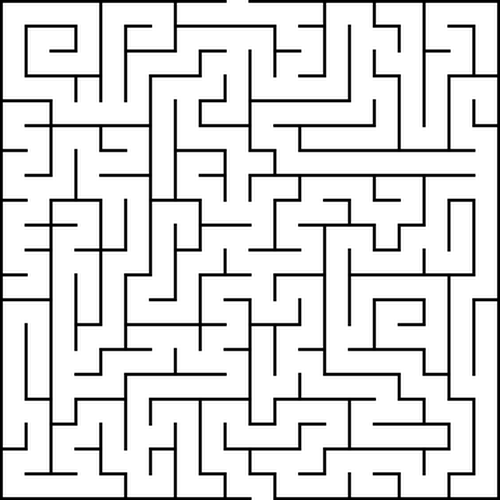
#> input picture laby.png, 500 x 500 px
$ python laplace.py
#> lines starting #> are read from the running program, lines starting #| are printed output that depends on the picture; after the words box and inside, x2 and y2 are one past the last pixel; in counts of white or black regions, pixels touching at a corner belong together
# -*- coding: utf-8 -*-
"""
Created on Tue Sep 22 12:32:35 2026

@author: Session
"""

import numpy as np
import matplotlib.pyplot as plt
from scipy.sparse import csc_array as csr
from scipy.sparse.linalg import spsolve, gmres, cg, splu
from tqdm import tqdm

def laplace_pot(domain, outside_value = 0, inside_value = 1, pot_in = 1., pot_out = -1.):
    """
    Calcul d'un écoulement irrotationnel en potentiel de vitesse sur base d'une matrice de domaine

    outside_value = valeur considérée hors domaine
    inside_value  = valeur considérée dans le domaine de calcul
    pot_in        = potentiel imposé en entrée
    pot_out       = potentiel imposé en sortie
    """
    # recherche de la zone permettant de circonscrir la zone hors domaine
    outside= np.where(domain==outside_value)
    i1 = outside[0].min()
    i2 = outside[0].max()
    j1 = outside[1].min()
    j2 = outside[1].max()

    # Restriction de la matrice à la zone utile
    domain=domain[i1:i2+1,j1:j2+1]

    # Recherche des coordonnées hors et dans le domaine
    outside= np.where(domain==outside_value)
    inside = np.where(domain==inside_value)

    # Nombre de points de calcul
    nb = len(inside[0])

    # Matrice de numérotation
    numb_vec  = np.arange(0, nb, dtype=np.int32)
    #   Utilisation d'un stockage CSR par facilité --> mais "lent" pour la recherche des voisins (environ 60x plus lent pour l'image d'exemple)
    # numbering = csr((numb_vec, (inside[0], inside[1])), shape=array.shape)
    #
    # Utilisation d'une matrice pleine --> plus "rapide" pour la recherche des voisins mais demande éventuellement plus de mémoire
    numbering = np.zeros(domain.shape, dtype=np.int32)
    numbering[inside] = numb_vec

    # Recherche des zones CL
    #  - amont : ligne supérieure
    #  - aval : ligne inférieure
    inlet  = np.where(domain[0,:]==inside_value)[0]
    outlet = np.where(domain[-1,:]==inside_value)[0]

    b  = np.zeros(nb)
    b[0:len(inlet)] = pot_in
    b[-len(outlet):]= pot_out

    # Remplissage de la matrice de poids en CSR
    # *****************************************
    # Création par "List comprehension"
    Aij_inlet  = [ [1., numbering[0 ,j], numbering[0  ,j  ]] for j in list(inlet)]
    Aij_outlet = [ [1., numbering[-1,j], numbering[-1 ,j  ]] for j in list(outlet)]

    Aij_top    = [ [1., numbering[i ,j], numbering[i-1,j  ]] for i,j in zip(inside[0], inside[1]) if i!=0 and i!=domain.shape[0]-1 if domain[i-1,j  ] == inside_value]
    Aij_bottom = [ [1., numbering[i ,j], numbering[i+1,j  ]] for i,j in zip(inside[0], inside[1]) if i!=0 and i!=domain.shape[0]-1 if domain[i+1,j  ] == inside_value]
    Aij_left   = [ [1., numbering[i ,j], numbering[i  ,j-1]] for i,j in zip(inside[0], inside[1]) if i!=0 and i!=domain.shape[0]-1 if domain[i  ,j-1] == inside_value]
    Aij_right  = [ [1., numbering[i ,j], numbering[i  ,j+1]] for i,j in zip(inside[0], inside[1]) if i!=0 and i!=domain.shape[0]-1 if domain[i  ,j+1] == inside_value]
    def count_neigh(i,j):
        count = 0
        if domain[i-1,j] == inside_value:
            count+=1
        if domain[i+1,j] == inside_value:
            count+=1
        if domain[i,j-1] == inside_value:
            count+=1
        if domain[i,j+1] == inside_value:
            count+=1

        return float(count)

    Aij_center = [ [-count_neigh(i,j), numbering[i,j], numbering[i,j]] for i,j in zip(inside[0], inside[1]) if i!=0 and i!=domain.shape[0]-1]

    A_parts = [Aij_inlet, Aij_outlet, Aij_left, Aij_right, Aij_bottom, Aij_top, Aij_center]
    A  = [cur[0] for cur_part in A_parts for cur in cur_part]
    ii = [cur[1] for cur_part in A_parts for cur in cur_part]
    jj = [cur[2] for cur_part in A_parts for cur in cur_part]

    # Création de la CSR sur base des vecteurs de valeurs et des indices de position
    csr_a = csr((A,(ii,jj)))

    # Résolution du système
    x = spsolve(csr_a,b)

    # Remplissage de la matrice de résultat sur base du vecteur x
    pot = np.zeros(domain.shape, dtype=np.float64)
    pot[inside] = x

    # Classification du domaine selon la convention
    #   - 0 = hors domaine
    #   - 1 = domaine intérieur
    #   - 2 = conditions limites
    domain[outside] = 0
    domain[inside]  = 1
    domain[0,inlet]   = 2
    domain[-1,outlet]  = 2

    #ajout d'un bord de 0 sur tout le pourtour
    new_dom = np.zeros((domain.shape[0]+2, domain.shape[1]+2), dtype=np.int32)
    new_dom[1:-1,1:-1] = np.int32(domain)
    new_pot = np.zeros((domain.shape[0]+2, domain.shape[1]+2), dtype=np.float64)
    new_pot[1:-1,1:-1] = pot


    return new_dom, new_pot

def compute(filepath:str, fileout:str = 'out'):
    # Import du module PIL pour lire n'importe quelle image
#> called with filepath = 'laby.png', fileout = 'out'
    from PIL import Image
    # Lecture d'une image
    im = Image.open(filepath)
#> im is the input picture: PIL image 500x500 RGBA; mean R, G, B, A 220.9, 220.9, 220.9, 255

    # Conversion de l'image en matrice Numpy
    array = np.asarray(im)[:,:,0].copy() # uniquement la composante R d'une image RGB --> à particulariser si l'image est pure N&B par exemple

    # La matrice contient des valeurs comprises entre 0 et 255

    # Filtrage du 'gris' --> image N&B
    #  seuil arbitraire à 200
    array[np.where(array<=200)]= 0
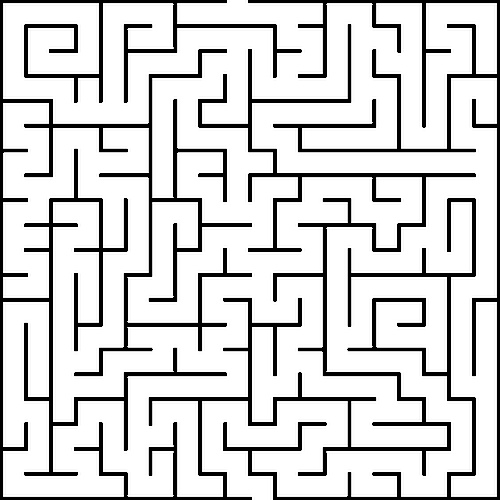
#> array: shape (500, 500); min 0, max 255, mean 212.2
    array[np.where(array>200)] = 1
#> array: shape (500, 500); values 0 (black) and 1 (white), 83.7% white; 2 black regions, box (x1, y1, x2, y2) and area: (0, 0, 476, 500) 28711, (223, 0, 500, 500) 12013

    # Calcul du laplacien du potentiel
    domain, pot = laplace_pot(array,
                            outside_value=0,
                            inside_value=1,
                            pot_in=100.,
                            pot_out=-100.)
#> in laplace_pot, `outside= np.where(domain==outside_value)`: outside = 40724 positions, rows 0 to 499, columns 0 to 499
#> in laplace_pot, `i1 = outside[0].min()`: i1 = 0
#> in laplace_pot, `i2 = outside[0].max()`: i2 = 499
#> in laplace_pot, `j1 = outside[1].min()`: j1 = 0
#> in laplace_pot, `j2 = outside[1].max()`: j2 = 499
#> in laplace_pot, `inside = np.where(domain==inside_value)`: inside = 209276 positions, rows 0 to 499, columns 3 to 496
#> in laplace_pot, `nb = len(inside[0])`: nb = 209276
#> in laplace_pot, `numbering[inside] = numb_vec`:
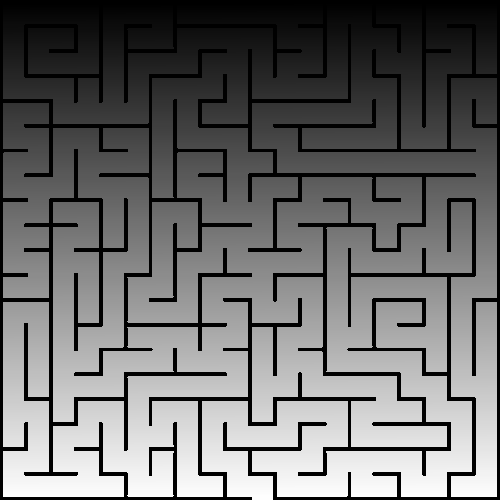
#> numbering: shape (500, 500) int32; min 0, max 209275, mean 87592.5; drawn with min black and max white
#> in laplace_pot, `inlet  = np.where(domain[0,:]==inside_value)[0]`: inlet = 21 values from 227 to 247
#> in laplace_pot, `outlet = np.where(domain[-1,:]==inside_value)[0]`: outlet = 21 values from 252 to 272
#> in laplace_pot, `Aij_inlet  = [ [1., numbering[0 ,j], numbering[0  ,j  ]] for j in list..`: Aij_inlet = [[1, 0, 0], [1, 1, 1], [1, 2, 2], [1, 3, 3], [1, 4, 4], [1, 5, 5], [1, 6, 6], [1, 7, 7], [1, 8, 8], [1, 9, 9], [1, 10, 10], [1, 11, 11], [1, 12, 12], [1, 13, 13], [1, 14, 14], [1, 15, 15], [1, 16, 16], [1, 17, 17], [1, 18, 18], [1, 19, 19], [1, 20, 20]]
#> in laplace_pot, `Aij_outlet = [ [1., numbering[-1,j], numbering[-1 ,j  ]] for j in list..`: Aij_outlet = 21 items, first 6: [1, 209255, 209255], [1, 209256, 209256], [1, 209257, 209257], [1, 209258, 209258], [1, 209259, 209259], [1, 209260, 209260]
#> in laplace_pot, `Aij_top    = [ [1., numbering[i ,j], numbering[i-1,j  ]] for i,j in zi..`: Aij_top = 204428 items
#> in laplace_pot, `Aij_left   = [ [1., numbering[i ,j], numbering[i  ,j-1]] for i,j in zi..`: Aij_left = 204055 items
#> in laplace_pot, `Aij_center = [ [-count_neigh(i,j), numbering[i,j], numbering[i,j]] for..`: Aij_center = 209234 items
#> in laplace_pot, `A  = [cur[0] for cur_part in A_parts for cur in cur_part]`: A = 1026242 items
#> in laplace_pot, `pot[inside] = x`:
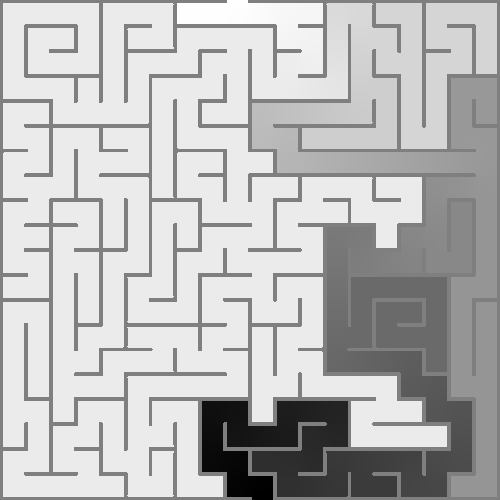
#> pot: shape (500, 500) float64; min -100, max 100, mean 47; drawn with min black and max white
#> in laplace_pot, `domain[0,inlet]   = 2`:
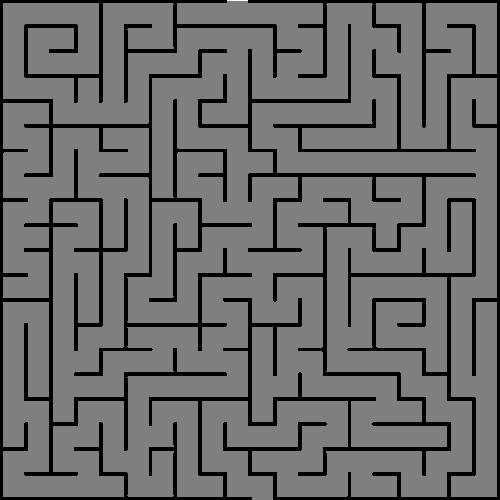
#> domain: shape (500, 500); min 0, max 2, mean 0.837; drawn with min black and max white
#> in laplace_pot, `domain[-1,outlet]  = 2`: domain: shape (500, 500); 0.01% of pixels changed, all inside (x1, y1, x2, y2) = (252, 499, 273, 500)
#> in laplace_pot, `new_dom[1:-1,1:-1] = np.int32(domain)`:
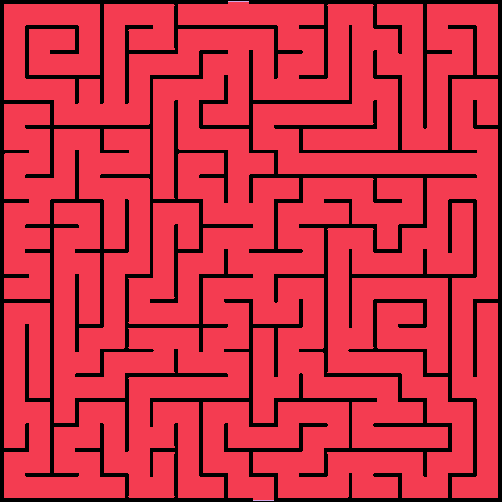
#> new_dom: shape (502, 502) int32; 3 distinct labels, from 0 to 2; one colour per label, 0 black
#> in laplace_pot, `new_pot[1:-1,1:-1] = pot`:
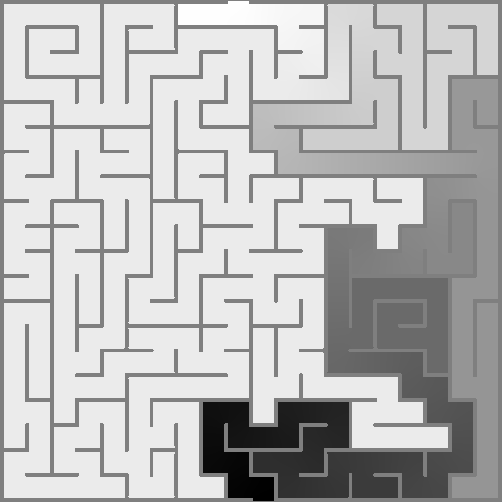
#> new_pot: shape (502, 502) float64; min -100, max 100, mean 46.6; drawn with min black and max white

    np.savetxt(fileout+'_domain.txt', domain, fmt='%i')
    np.savetxt(fileout+'_pot.txt', pot, fmt='%15.10f')
    np.save(fileout+'_domain.npy',domain)
    np.save(fileout+'_pot.npy', pot)

if __name__ == "__main__":

    compute('laby.png', 'out')
